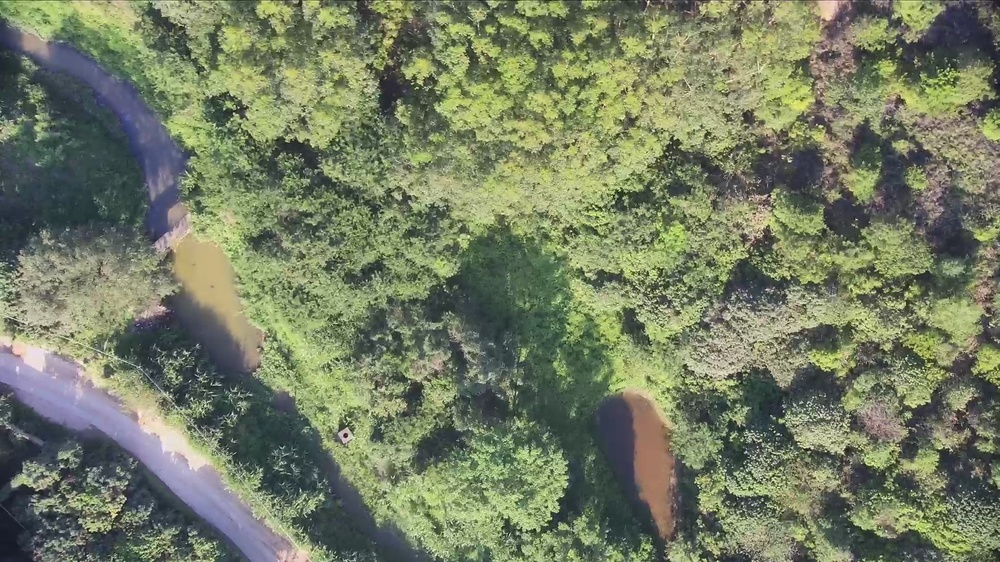
#> input picture frames/test12.jpg, 1000 x 562 px, shrunk from 1920 x 1080 before the run; its folder holds 4 pictures in this run
$ python realtime_stitch.py
#> lines starting #> are read from the running program, lines starting #| are printed output that depends on the picture
### stitch.py
# import the necessary packages
from imutils import paths
import numpy as np
import imutils
import cv2
import shutil


# [26 lines left out: function stitch, not called in this run]
        # cv2.imwrite(output_path, stitched)
        # print('done')


def private_stitch(image_list):
    print("[INFO] stitching images...")
    stitcher = cv2.createStitcher() if imutils.is_cv3() else cv2.Stitcher_create()
    (status, stitched) = stitcher.stitch(image_list)
    return status, stitched


# [77 lines left out: functions stitch_timer, crop, not called in this run]

### realtime_stitch.py
from stitch import private_stitch
from imutils import paths
import cv2
import time

COUNT = 1
IMAGE_RANGE = 3
IMAGE_DIR = "frames"
OUTPUT_PATH = "result"
START = 0
END = IMAGE_RANGE
TEMP_PATH = "temp"
TIMER = 5
# output_path = "stitch_output"
image_list = []

while True:
    # images must be inputed in an orderly manner
    result_path = sorted(paths.list_images(OUTPUT_PATH))
    imgs_path = sorted(paths.list_images(IMAGE_DIR))

    # if there n or more images in main folder
    if len(imgs_path) >= IMAGE_RANGE:
        # check if the results folder is empty, 0 means no stitching has been done yet (if is first stitch)
        if len(result_path) == 0:
            for p in imgs_path[START:IMAGE_RANGE]:
                image = cv2.imread(p)
#> image is the input picture: shape (562, 1000, 3); mean B, G, R 99.6, 125.6, 117
                image_list.append(image)

            # stitch first n images
            print("Round: " + str(COUNT) + " stitching started")
            status, stitched = private_stitch(image_list)
#> in private_stitch, `(status, stitched) = stitcher.stitch(image_list)`:
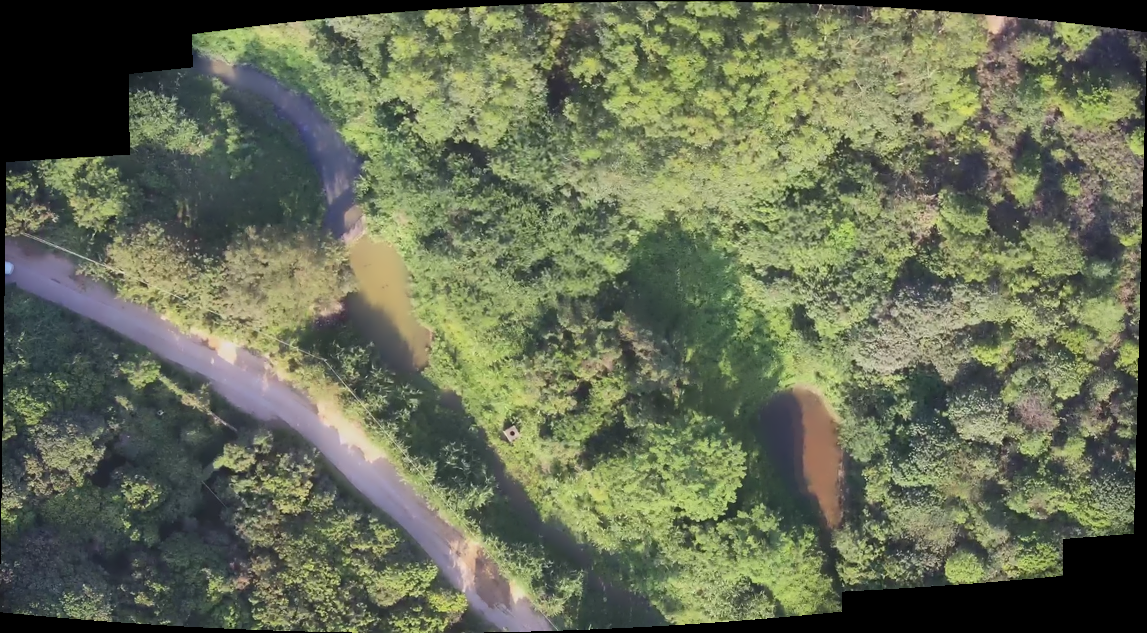
#> stitched: shape (633, 1147, 3); mean of channels 0, 1, 2 85, 109.2, 102.3; drawn as B, G, R
            if status == 0:
                cv2.imwrite(OUTPUT_PATH + "/result" + str(COUNT) + ".jpg", stitched)
                print("Round: " + str(COUNT) + " stitching ended")
                COUNT += 1
                START = END
                END += IMAGE_RANGE
                image_list.clear()
            else:
                print("not enough features to perform a stitch")
                break
        else:
            # if the results folder is not empty, stitching has already began
            # check if new images have been added
            l = imgs_path[START:END]
            if len(l) == 0:
                print("No new images added!")
                break
            else:
                for p in imgs_path[START:END]:
                    image = cv2.imread(p)
                    image_list.append(image)
            # 	include result of the last stitch
            image_list.append(cv2.imread(result_path[len(result_path) - 1]))
            print("Round: " + str(COUNT) + " stitching started")
            status, stitched = private_stitch(image_list)
            if status == 0:
                cv2.imwrite(OUTPUT_PATH + "/result" + str(COUNT) + ".jpg", stitched)
                print("Round: " + str(COUNT) + " stitching ended")
                COUNT += 1
                START = END
                END += IMAGE_RANGE
                image_list.clear()
            else:
                print("not enough features to perform a stitch")
                break
    else:
        print("Not enough images to stitch")
        break

    time.sleep(TIMER)
